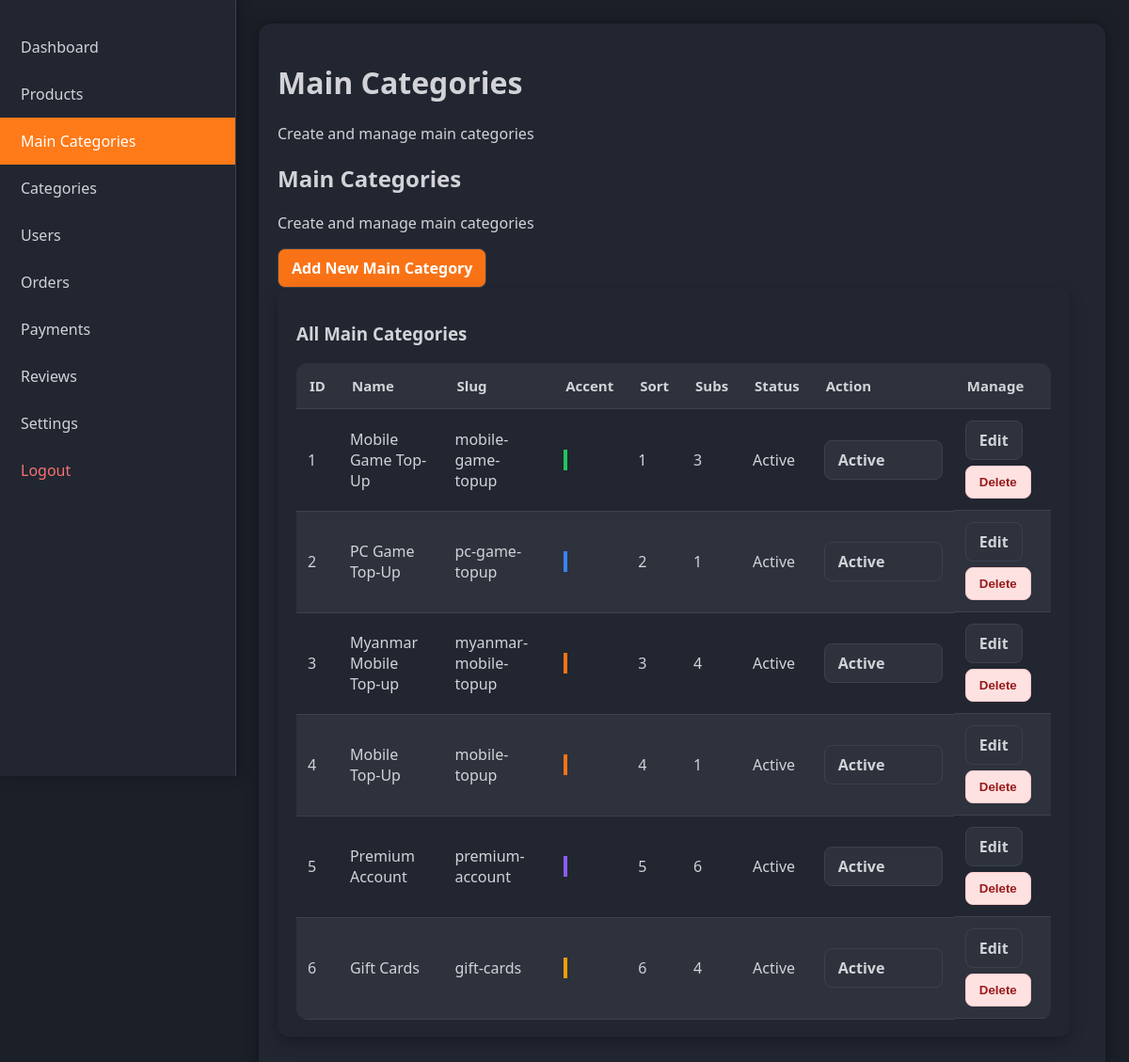
Page /admin/main_categories_management.php (signed in) on the committed database.
### tables this page shows
CREATE TABLE main_categories (
  id           INT(10) UNSIGNED NOT NULL AUTO_INCREMENT,
  name         VARCHAR(120) NOT NULL,
  slug         VARCHAR(150) NOT NULL UNIQUE,
  description  TEXT DEFAULT NULL,
  cover_image  VARCHAR(255) DEFAULT 'default_main_category.jpg',
  accent_color VARCHAR(20) DEFAULT '#22c55e',
  is_active    TINYINT(1) DEFAULT 1,
  sort_order   INT DEFAULT 0,
  created_at   TIMESTAMP DEFAULT current_timestamp(),
  PRIMARY KEY (id)
);

### admin/main_categories_management.php (the view, shortened to what this page needs)
<?php
require_once "../db/connection.php";
$rows = $conn->query("
    SELECT mc.*, COUNT(DISTINCT c.id) AS sub_count
    FROM main_categories mc
    LEFT JOIN categories c ON c.main_category_id = mc.id
    GROUP BY mc.id, mc.name, mc.slug, mc.accent_color, mc.sort_order, mc.is_active, mc.created_at
    ORDER BY mc.sort_order, mc.name
")->fetchAll(PDO::FETCH_ASSOC);
$pageTitle = "Main Categories";
$pageSubtitle = "Create and manage main categories";
?>
<!DOCTYPE html>
<html>
<head>
    <link rel="stylesheet" href="../assets/css/admin.css">
</head>
<body class="cat-body">
<div class="sidebar">
    <a href="dashboard.php">Dashboard</a>
    <a href="products_manage.php">Products</a>
    <a href="main_categories_management.php" class="active-link">Main Categories</a>
    <a href="categories_management.php">Categories</a>
    <a href="users_manage.php">Users</a>
    <a href="orders_manage.php">Orders</a>
    <a href="payments_manage.php">Payments</a>
    <a href="reviews_manage.php">Reviews</a>
    <a href="settings.php">Settings</a>
    <a href="../auth/logout.php" style="color:#f87171;">Logout</a>
</div>
<div class="main cat-main">
    <div class="cat-container">
        <div class="header cat-header">
            <div>
                <h1><?= $pageTitle ?></h1>
                <p class="muted"><?= $pageSubtitle ?></p>
            </div>
        </div>
        <div class="cat-topbar">
          <div>
            <h2>Main Categories</h2>
            <p class="muted tiny">Create and manage main categories</p>
          </div>
          <a class="btn" href="main_categories_add.php" style="background:#f97316;color:#fff;">Add New Main Category</a>
        </div>
        <div class="card cat-table-card cat-table-only">
            <h3>All Main Categories</h3>
            <table class="table">
                <thead>
                    <tr>
                        <th>ID</th>
                        <th>Name</th>
                        <th>Slug</th>
                        <th>Accent</th>
                        <th>Sort</th>
                        <th>Subs</th>
                        <th>Status</th>
                        <th>Action</th>
                        <th>Manage</th>
                    </tr>
                </thead>
                <tbody>
                    <?php foreach ($rows as $row): ?>
                        <tr>
                            <td><?= (int)$row['id']; ?></td>
                            <td><?= htmlspecialchars($row['name']); ?></td>
                            <td><?= htmlspecialchars($row['slug']); ?></td>
                            <td><span class="badge" style="background: <?= htmlspecialchars($row['accent_color'] ?? '#0ea5e9'); ?>;">&nbsp;</span></td>
                            <td><?= (int)$row['sort_order']; ?></td>
                            <td><?= (int)$row['sub_count']; ?></td>
                            <td><?= $row['is_active'] ? 'Active' : 'Inactive'; ?></td>
                            <td>
                                <a class="btn <?= $row['is_active'] ? 'primary' : '' ?>" href="?toggle=<?= (int)$row['id']; ?>" style="min-width:96px; text-align:center;">
                                    <?= $row['is_active'] ? 'Active' : 'Inactive'; ?>
                                </a>
                            </td>
                            <td style="display:flex; gap:6px; flex-wrap:wrap;">
                                <a class="btn" href="main_category_edit.php?id=<?= (int)$row['id']; ?>">Edit</a>
                                <form method="post" onsubmit="return confirm('Delete this main category?');" style="margin:0;">
                                    <button class="btn" type="submit" style="background:#fee2e2;color:#991b1b;border:1px solid #fecaca;">Delete</button>
                                </form>
                            </td>
                        </tr>
                    <?php endforeach; ?>
                </tbody>
            </table>
        </div>
    </div>
</div>
</body>
</html>

### assets/css/admin.css (style rules this page uses)
:root { --bg: #1b1f27; --panel: #212631; --panel-2: #2d323d; --text: #d2d3d7; --border: #3c414d; --accent-orange: #ff7a18; --accent-purple: #8f57ff; --accent-mint: #4ef0c2; --light-bg: #ece7ff; --light-panel: #ffffff; --light-panel-2: #f2f1ff; --light-text: #2c2f38; --light-border: #c6c0e8; --transition: 0.35s; }
body { background: var(--bg); color: var(--text); font-family: "Segoe UI", Arial, sans-serif; margin: 0; transition: background var(--transition), color var(--transition); }
.sidebar { width: 250px; height: 100vh; background: var(--panel); position: fixed; top: 0; left: 0; border-right: 1px solid var(--border); box-shadow: 4px 0 12px rgba(0,0,0,0.25); padding-top: 25px; transition: background var(--transition), color var(--transition); }
.sidebar a { display: block; padding: 14px 22px; text-decoration: none; color: var(--text); font-size: 16px; transition: 0.25s; }
.sidebar a.active-link { background: var(--accent-orange); color: #fff !important; }
.card { background: var(--panel); padding: 18px 20px; border-radius: 14px; box-shadow: 0 0 15px rgba(0,0,0,0.35); margin-right: 18px; margin-bottom: 18px; min-width: 220px; display: inline-block; transition: transform 0.2s, background var(--transition), color var(--transition); }
.btn { display: inline-flex; align-items: center; gap: 6px; padding: 9px 14px; background: var(--panel-2); color: var(--text); border: 1px solid var(--border); border-radius: 8px; text-decoration: none; cursor: pointer; font-weight: 600; transition: 0.2s ease; }
table { width: 100%; border-collapse: collapse; background: var(--panel); border-radius: 12px; overflow: hidden; }
th { background: var(--panel-2); padding: 14px; text-align: left; color: var(--text); }
td { padding: 12px; color: var(--text); }
tr:nth-child(even) { background: var(--panel-2); }
.cat-body { background: var(--bg) !important; }
.cat-main { margin-left: 250px; padding: 25px; background: var(--bg); color: var(--text); transition: var(--transition); }
.cat-container { background: var(--panel); padding: 20px; border-radius: 14px; box-shadow: 0 0 15px rgba(0,0,0,0.35); margin-bottom: 20px; transition: background var(--transition), color var(--transition); }
.cat-table-card { background: var(--panel); border-radius: 12px; overflow: hidden; box-shadow: 0 6px 16px rgba(0,0,0,0.25); }
.cat-table-only table { width: 100%; border-collapse: collapse; }
.cat-table-only th { background: var(--panel-2); padding: 14px; color: var(--text); border-bottom: 1px solid var(--border); }
.cat-table-only td { padding: 12px; color: var(--text); border-bottom: 1px solid var(--border); }
.cat-table-only tr:nth-child(even) { background: var(--panel-2); }
.table th { font-weight: 600; font-size: 15px; }

### rows in the picture
main_categories: id "1", name "Mobile Game Top-Up", slug "mobile-game-topup", sort_order "1", sub_count "3", is_active "Active"
main_categories: id "2", name "PC Game Top-Up", slug "pc-game-topup", sort_order "2", sub_count "1", is_active "Active"
main_categories: id "3", name "Myanmar Mobile Top-up", slug "myanmar-mobile-topup", sort_order "3", sub_count "4", is_active "Active"
main_categories: id "4", name "Mobile Top-Up", slug "mobile-topup", sort_order "4", sub_count "1", is_active "Active"
main_categories: id "5", name "Premium Account", slug "premium-account", sort_order "5", sub_count "6", is_active "Active"
main_categories: id "6", name "Gift Cards", slug "gift-cards", sort_order "6", sub_count "4", is_active "Active"

### other values in the picture
$pageTitle "Main Categories"
$pageSubtitle "Create and manage main categories"
